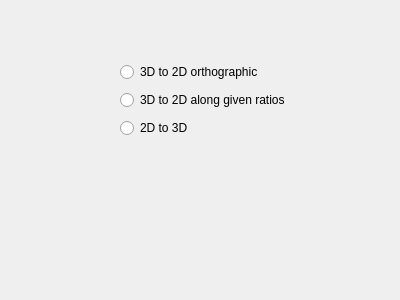
<?xml version="1.0" encoding="UTF-8"?>
<ui version="4.0">
 <class>Dialog</class>
 <widget class="QDialog" name="Dialog">
  <property name="geometry">
   <rect>
    <x>0</x>
    <y>0</y>
    <width>400</width>
    <height>300</height>
   </rect>
  </property>
  <property name="windowTitle">
   <string>Dialog</string>
  </property>
  <widget class="QWidget" name="">
   <property name="geometry">
    <rect>
     <x>120</x>
     <y>60</y>
     <width>211</width>
     <height>83</height>
    </rect>
   </property>
   <layout class="QVBoxLayout" name="verticalLayout">
    <item>
     <widget class="QRadioButton" name="radioButton">
      <property name="text">
       <string>3D to 2D orthographic</string>
      </property>
     </widget>
    </item>
    <item>
     <widget class="QRadioButton" name="radioButton_2">
      <property name="text">
       <string>3D to 2D along given ratios</string>
      </property>
     </widget>
    </item>
    <item>
     <widget class="QRadioButton" name="radioButton_3">
      <property name="text">
       <string>2D to 3D</string>
      </property>
     </widget>
    </item>
   </layout>
  </widget>
 </widget>
 <resources/>
 <connections/>
</ui>
